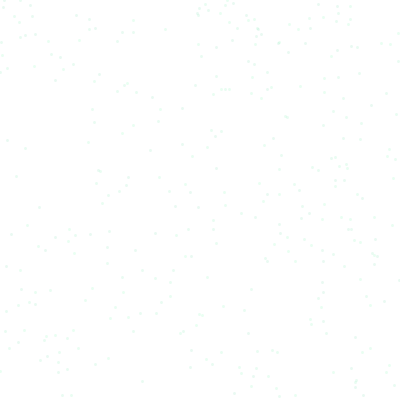
Frame 1 (no input)
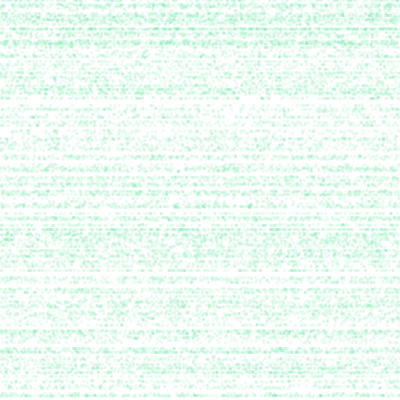
Frame 60 (the mouse pressed at the canvas centre just before this capture)
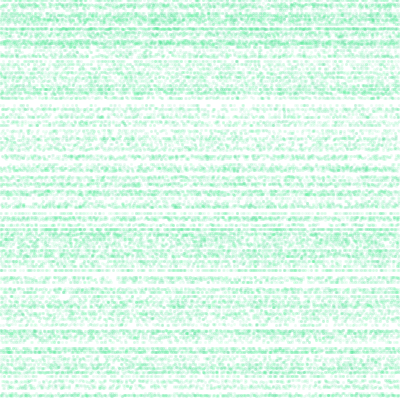
Frame 120 (the mouse held since frame 60 and released just before this capture)

The Processing sketch that drew these frames (run headless with seeded random() and noise(); from frame 60 on, the mouse is pressed at the canvas centre):

// Processing sketch: processing_39027
// ── processing_39027.pde

int[] blob;
float r, x, y;

void setup()
{

  blob=new int[1000];
  int n=0;
  while (n<1000)
  {
    blob[n]=int (random (0, 400));
    n=n+1;
  }
  size(400, 400);
  background (255);
  r=30;
  x=width/2;
  y=height/2;
}

void draw()
{
  if (millis() < 5000)
  {

    for (int i = 0; i < 1000; i=i+3) 
    {
      strokeWeight(3);
      stroke (64,random (200,255),142, 30);
      point(random(0, 400), blob[i]);
    }
  }
  if (millis() >= 5000)
  {
     for (int i = 0; i < 1000; i=i+3) 
    {
      strokeWeight(3);
      stroke (random(255), 30);
      point(random(0, 400), blob[i]);
    }
   if (r<400)
    {
      r=r+3;
    }
  
    noStroke();
    triangle(100, 0, 300, 0, 200, r);
    triangle(0, 100, 0, 300, r, 200);

   fill (64,random (150,255),142, 30);
  ellipse ( width/2, height/2,30,30);

    //arc
     
    
    strokeWeight(1);
    stroke(64,random (200,255),142);
    noFill();
    arc(x, y, random(100, 500), random(100, 500), 0, PI/2);
    arc(x, y, random(100, 500), random(100, 500), PI/2, PI);
    arc(x, y, random(100, 500), random(100, 500), PI, TWO_PI-PI/2);
    arc(x, y, random(100, 500), random(100, 500), TWO_PI-PI/2, TWO_PI);

    //arc
    noStroke();
    fill(random (200,255), random(10, 50));
    arc(x, y, random(100, 500), random(100, 500), 0, PI/2);
    arc(x, y, random(100, 500), random(100, 500), PI/2, PI);
    arc(x, y, random(100, 500), random(100, 500), PI, TWO_PI-PI/2);
    arc(x, y, random(100, 500), random(100, 500), TWO_PI-PI/2, TWO_PI);
  }
}

                
